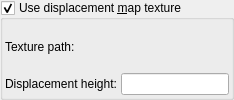
           <widget class="MyGroupBox" name="groupCheck_use_displacement_texture">
            <property name="toolTip">
             <string>&lt;html&gt;&lt;head/&gt;&lt;body&gt;&lt;p&gt;Displacement map technique uses texture to cause an effect where the actual geometric position of points over the textured surface are displaced. It gives the surfaces a greater sense of depth and detail, permitting self-shadowing. In contrast to normal mapping, it deforms object surface.&lt;/p&gt;&lt;p&gt;Example displacement map texture (in most cases it can be the same as for bump maps). Brighter pixels will give bigger embossing of surface.&lt;/p&gt;&lt;p&gt;&lt;img src=&quot;:/tooltips/tooltips_images/displacement_texture.jpg&quot;/&gt;&lt;/p&gt;&lt;p&gt;Example result:&lt;/p&gt;&lt;p&gt;&lt;img src=&quot;:/tooltips/tooltips_images/material - displacement map.jpg&quot;/&gt;&lt;/p&gt;&lt;p&gt;Note: displacement map does not work with cubic mapping of texture.&lt;/p&gt;&lt;/body&gt;&lt;/html&gt;</string>
            </property>
            <property name="title">
             <string>Use displacement &amp;map texture</string>
            </property>
            <property name="checkable">
             <bool>true</bool>
            </property>
            <layout class="QVBoxLayout" name="verticalLayout_143">
             <property name="spacing">
              <number>2</number>
             </property>
             <property name="leftMargin">
              <number>2</number>
             </property>
             <property name="topMargin">
              <number>2</number>
             </property>
             <property name="rightMargin">
              <number>2</number>
             </property>
             <property name="bottomMargin">
              <number>2</number>
             </property>
             <item>
              <layout class="QGridLayout" name="gridLayout_97" rowstretch="0,0" columnstretch="0,0,1">
               <property name="spacing">
                <number>2</number>
               </property>
               <item row="1" column="0">
                <widget class="QLabel" name="label_381">
                 <property name="text">
                  <string>Displacement height:</string>
                 </property>
                </widget>
               </item>
               <item row="0" column="0">
                <widget class="QLabel" name="label_382">
                 <property name="text">
                  <string>Texture path:</string>
                 </property>
                </widget>
               </item>
               <item row="0" column="1" colspan="2">
                <widget class="FileSelectWidget" name="text_file_displacement_texture" native="true">
                 <property name="sizePolicy">
                  <sizepolicy hsizetype="Expanding" vsizetype="Preferred">
                   <horstretch>0</horstretch>
                   <verstretch>0</verstretch>
                  </sizepolicy>
                 </property>
                 <property name="toolTip">
                  <string>&lt;html&gt;&lt;head/&gt;&lt;body&gt;&lt;p&gt;Path to image with displacement map texture&lt;/p&gt;&lt;p&gt;To use animated textures (image sequences), replace numbers by '%' symbol. Example: If sequence of images is as showed below: &lt;br/&gt;texture0001.jpg&lt;br/&gt;texture0002.jpg&lt;br/&gt;etc&lt;/p&gt;&lt;p&gt;Then use following file name: texture%%%%.jpg&lt;br/&gt;This tells the program to treat this as not a single image but as a sequence of images with 4 digit index.&lt;/p&gt;&lt;/body&gt;&lt;/html&gt;</string>
                 </property>
                </widget>
               </item>
               <item row="1" column="2">
                <widget class="MyLineEdit" name="logedit_displacement_texture_height">
                 <property name="toolTip">
                  <string>&lt;html&gt;&lt;head/&gt;&lt;body&gt;&lt;p&gt;Height of displacement. Height is in the same units as object sizes.&lt;/p&gt;&lt;/body&gt;&lt;/html&gt;</string>
                 </property>
                </widget>
               </item>
              </layout>
             </item>
            </layout>
           </widget>
